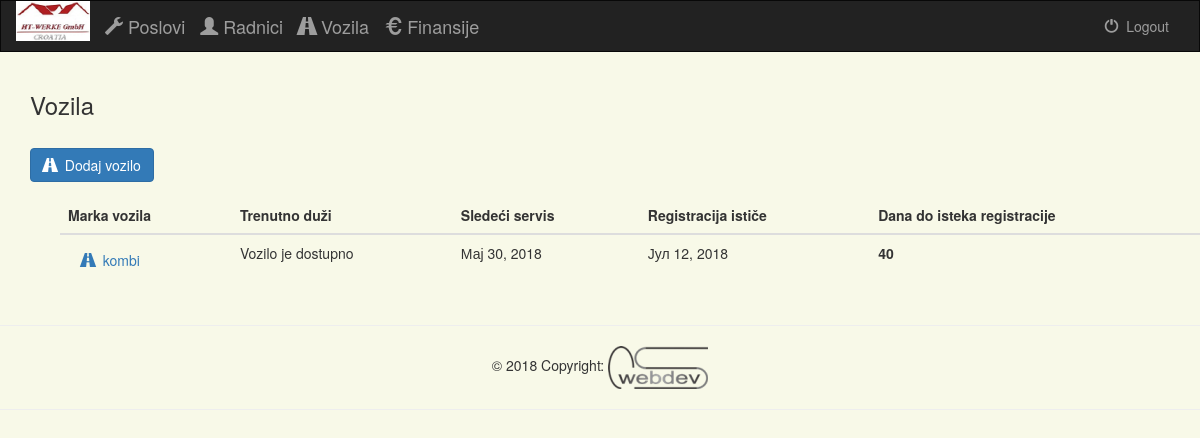
The app's page /administracija/vozila/ (signed in), older data.
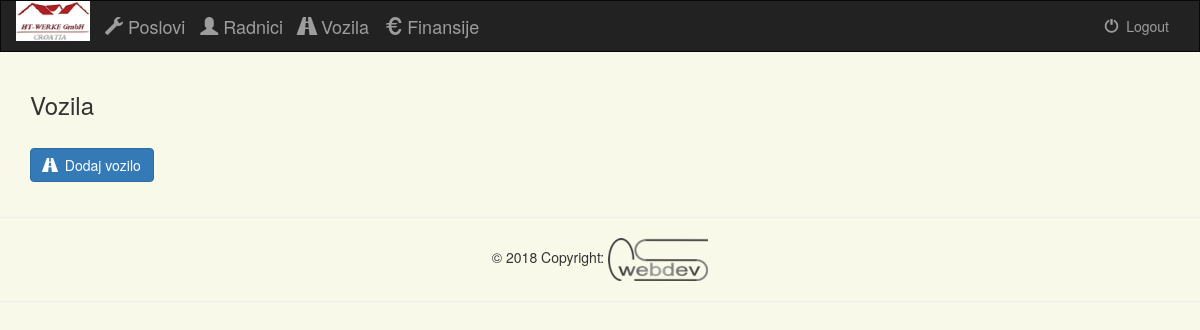
The same page, newer data.
### projects/models.py (models this page shows, shortened)
class Vozilo(models.Model):
    marka = models.CharField(max_length=30)
    predjeni_kilometri = models.IntegerField(default=None, null=True, blank=True)
    registracija_istice = models.DateField()
    sledeci_servis = models.DateField(null=True, blank=True)
    potrosnja_goriva = models.FloatField(max_length=10, default=0.0)
    opis = models.CharField(max_length=100, blank=True)
    trenutno_duzi = models.ForeignKey(Radnik, null=True, blank=True)
    class Meta:
        verbose_name_plural = "Vozila"

### projects/views.py (the view)
def vozila(request):
    if not request.user.is_authenticated():
        return render(request, 'projects/login.html')
    else:
        current_date = datetime.date.today()
        vozila = Vozilo.objects.all()
        istek_registracije = {}
        for vozilo in vozila:
            preostalo_dana = vozilo.registracija_istice - current_date
            istek_registracije[vozilo.id] = preostalo_dana.days
        return render(request, 'projects/vozila.html', {
            'vozila': vozila,
            'istek_registracije': istek_registracije
        })

### projects/templates/projects/vozila.html (shortened to what this page needs)
{% extends 'projects/base.html' %}
{% block content %}
{% load staticfiles %}
<div class="container">
    <h3>Vozila</h3>
    <div class="row">
        <div class="col-sm-12" style="padding-bottom: 15px;">
            <br>
            <a href="{% url 'projects:vozilo-add' %}">
                <button type="button" class="btn btn-primary">
                    <span class="glyphicon glyphicon-road"></span>&nbsp; Dodaj vozilo
                </button>
            </a>
        </div>
    </div>
    {% if vozila %}
    <div class="col-md-12">
        <div class='container' id="table">
            <div class="table-div">
                <table class="table">
                    <thead>
                    <tr>
                        <th>Marka vozila</th>
                        <th>Trenutno duži</th>
                        <th>Sledeći servis</th>
                        <th>Registracija ističe</th>
                        <th>Dana do isteka registracije</th>
                    </tr>
                    </thead>
                    <tbody>
                    {% for vozilo in vozila %}
                    <tr>
                        <td>
                            <a href="{% url 'projects:vozilo-detail' vozilo.id %}">
                                <button type="button" class="btn btn-link">
                                    <span class="glyphicon glyphicon-road"></span>&nbsp; {{ vozilo.marka }}
                                </button>
                            </a>
                        </td>
                        {% if vozilo.trenutno_duzi == None %}
                        <td>Vozilo je dostupno</td>
                        {% else %}
                        <td>{{ vozilo.trenutno_duzi }}</td>
                        {% endif %}
                        <td>{{ vozilo.sledeci_servis }}</td>
                        <td>{{ vozilo.registracija_istice }}</td>
                        {% for i, v in istek_registracije.items %}
                        {% if i == vozilo.id %}
                        <td {% if v < 15 %}style="color:red"{% endif %}><strong>{{ v }}</strong></td>
                        {% endif %}
                        {% endfor %}
                    </tr>
                    {% endfor %}
                    </tbody>
                </table>
            </div>
        </div>
    </div>
    {% endif %}
</div>
{% endblock %}

### projects/templates/projects/base.html (shortened to what this page needs)
<!DOCTYPE html PUBLIC "-//W3C//DTD XHTML 1.0 Strict//EN" "http://www.w3.org/TR/xhtml1/DTD/xhtml1-strict.dtd">
<html xmlns="http://www.w3.org/1999/xhtml" xml:lang="sr"  lang="sr">
<head>
    {% load staticfiles %}
    <link rel="stylesheet" href="https://maxcdn.bootstrapcdn.com/bootstrap/3.3.6/css/bootstrap.min.css">
    <link rel="stylesheet" type="text/css" href="{% static 'projects/style.css' %}"/>
</head>
<body>
<nav class="navbar navbar-inverse">
    <div class="container-fluid">
        <div class="navbar-header">
            <a href="{% url 'projects:index' %}" class="navbar-left"><img src="{%  static 'projects/logo.png' %}"></a>
            <a class="navbar-brand"></a>
            <a class="navbar-brand" href="{% url 'projects:index' %}"><span class="glyphicon glyphicon-wrench" aria-hidden="true"></span> Poslovi  </a>
            <a class="navbar-brand" href="{% url 'projects:ljudi' %}"><span class="glyphicon glyphicon-user" aria-hidden="true"></span> Radnici  </a>
            <a class="navbar-brand" href="{% url 'projects:vozila' %}"><span class="glyphicon glyphicon-road" aria-hidden="true"></span> Vozila  </a>
            <a class="navbar-brand" href="{% url 'projects:biranje_meseca_finansije' %}"><span class="glyphicon glyphicon-euro" aria-hidden="true"></span> Finansije  </a>
        </div>
        <div class="collapse navbar-collapse" id="topNavBar">
            <ul class="nav navbar-nav navbar-right">
                <li class="">
                    <a href="{% url 'projects:logout_user' %}">
                        <span class="glyphicon glyphicon-off"
                              aria-hidden="true"></span>&nbsp; Logout
                    </a>
                </li>
            </ul>
        </div>
    </div>
</nav>
{% block content %}
{% endblock %}
<hr>
  <footer class="page-footer font-small blue pt-4 mt-4">
    <div class="footer-copyright py-3 text-center">
        © 2018 Copyright:  <a href="mailto:papulic@gmail.com?Subject=Hello%20OSwebdev" target="_top"><img src="{%  static 'projects/OSwebdev.png' %}"></a>
		<hr>
    </div>
  </footer>
</body>
</html>

### projects/static/projects/style.css (style rules this page uses)
body { background: #f8f9e8; }
.navbar { border-radius: 0; }

Row changes from the older to the newer data that the page shows:
removed Vozilo: marka "kombi", shows "Vozilo je dostupno", sledeci_servis "Мај 30, 2018", registracija_istice "Јул 12, 2018", istek_registracije "40"
Text that changed along with them:
text no longer shown: "Marka vozila Trenutno duži Sledeći servis Registracija ističe Dana do isteka registracije"
